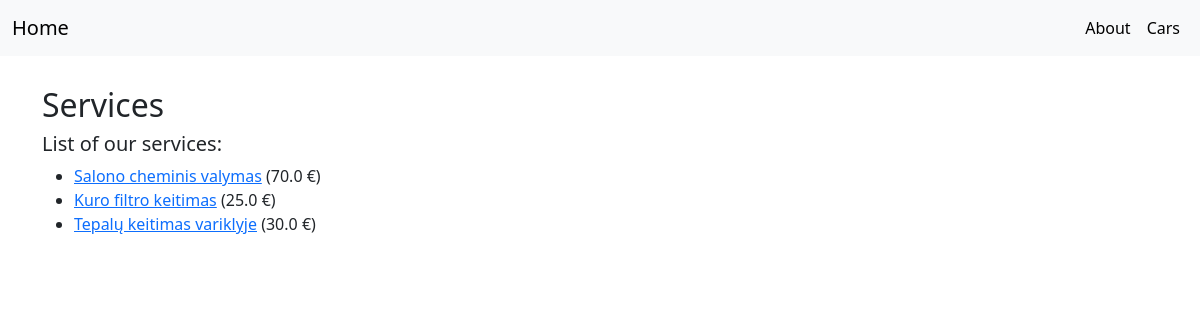
The app's page /service/services with its own data.
### service/models.py (models this page shows, shortened)
class Service(models.Model):
    name = models.CharField(verbose_name="Name", max_length=128)
    price = models.FloatField(verbose_name="Price")
    description = models.TextField("Description", max_length=2048, default="")
    class Meta:
        verbose_name = "Service"
        verbose_name_plural = "Services"

### service/views.py (the view)
# urls.py: path("services", views.ServiceListView.as_view(), name="services"),
class ServiceListView(generic.ListView):
    model = Service
    template_name = "service_list.html"

### service/templates/service_list.html (shortened to what this page needs)
{% extends "base.html" %}
{% block content %}
<h2>Services</h2>
<h5>List of our services:</h5>
{% if service_list %}
    <ul>
        {% for service in service_list %}
            <li><a href="{{ service.id }}">{{ service.name }}</a> ({{ service.price }} €)</li>
        {% endfor %}
    </ul>
{% else %}
    <p>There are no services at the moment.</p>
{% endif %}
{% endblock %}

### records on screen
Service: name "Salono cheminis valymas", price "70.0"
Service: name "Kuro filtro keitimas", price "25.0"
Service: name "Tepalų keitimas variklyje", price "30.0"
